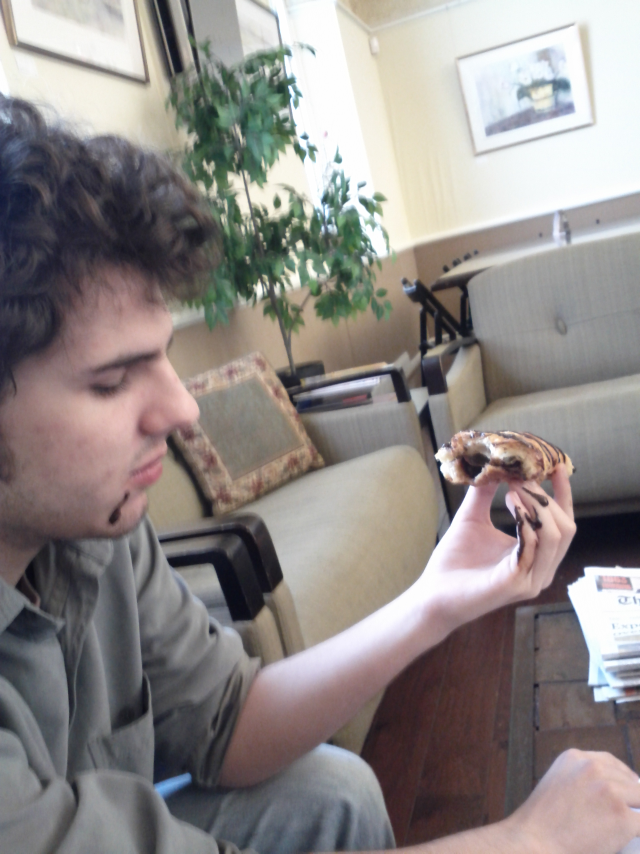
#> input picture martin_face.jpg, 1920 x 2560 px (shown at 1/3 size)
$ python -i distance_determiner.py   (imports and definitions only)
#> lines starting #> are read from the running program, lines starting #| are printed output that depends on the picture; after the words box and inside, x2 and y2 are one past the last pixel; in counts of white or black regions, pixels touching at a corner belong together
#> further down, picture is the input picture: shape (2560, 1920, 3); mean B, G, R 134.9, 136.7, 142.7
#http://www.computervisiononline.com/blog/tutorial-using-camshift-track-objects-video
import numpy as np
import argparse
import cv2

def find_marker(image):
    gray = cv2.cvtColor(image, cv2.COLOR_BGR2GRAY)
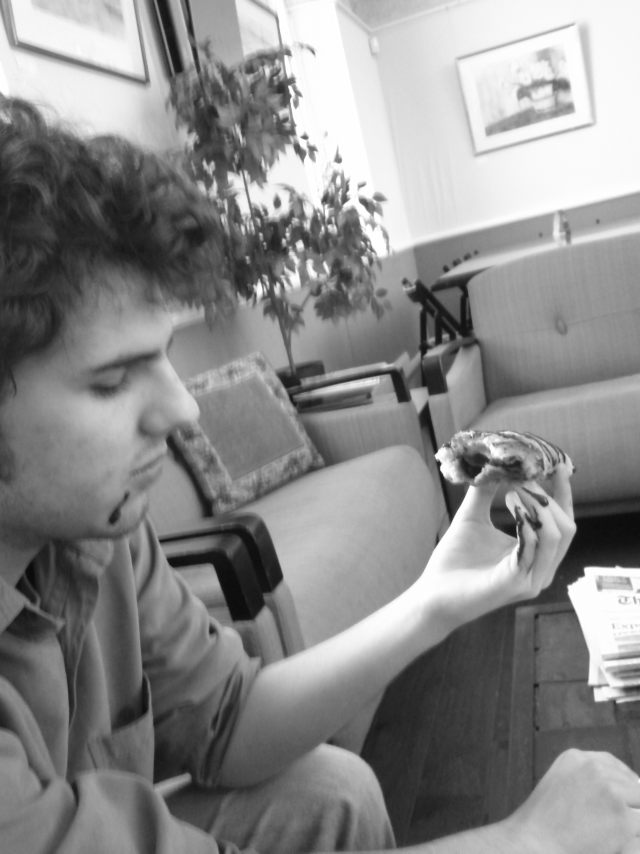
#> gray: shape (2560, 1920) (shown at 1/3 size); min 9, max 255, mean 138.3
    gray = cv2.GaussianBlur(gray, (5,5),0)
    edged = cv2.Canny(gray, 35, 125)
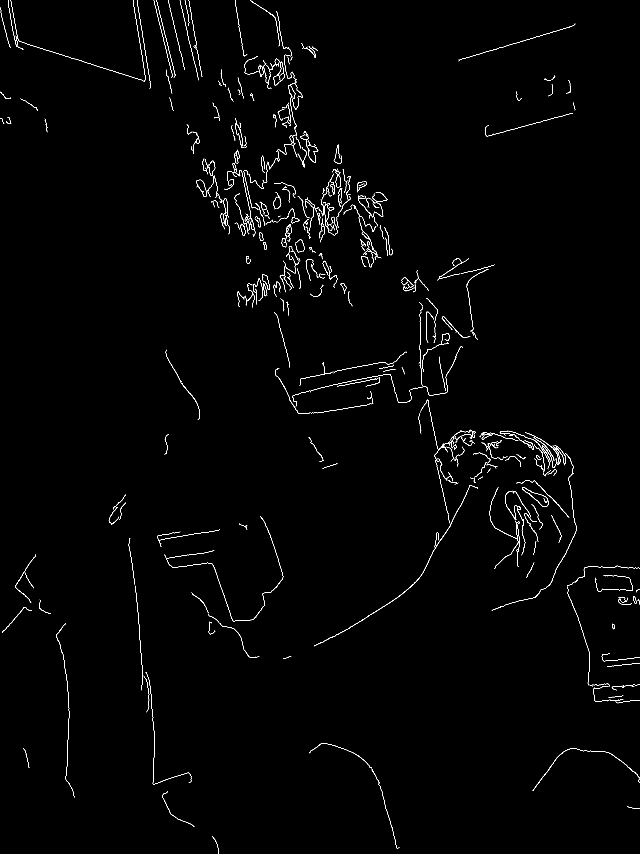
#> edged: shape (2560, 1920) (shown at 1/3 size); 0.79% white in thin lines or dots

    (cnts, _) = cv2.findContours(edged.copy(), cv2.RETR_LIST, cv2.CHAIN_APPROX_SIMPLE)
#> cnts = 527 contours, 435 with area under 20; largest, box (x1, y1, x2, y2) and area: (1096, 1455, 1434, 1855) 256, (789, 851, 802, 889) 209, (789, 851, 802, 888) 200, (777, 697, 790, 723) 200, (777, 697, 790, 723) 189
    c = max(cnts, key=cv2.contourArea)
#> c = contour of 648 points, box (x1, y1, x2, y2) (1096, 1455, 1434, 1855), area 256

    return cv2.minAreaRect(c)

def distnace_to_camera(knownWidth, focalLength, perWidth):
    return (knownWidth * focalLength) / perWidth

def main():
    ap = argparse.ArgumentParser()
    ap.add_argument("-i", "--image",
            help = "Path to the (original) image file")
    args = vars(ap.parse_args())


    if not args.get("image", False):
        img = cv2.imread("martin_face.jpg")
        img = cv2.resize(img,None,fx=.2,fy=.2,interpolation = cv2.INTER_CUBIC)
    else:
        img = cv2.imread(args["image"])

    cv2.namedWindow("frame")
    cv2.imshow("frame", img)

    key = cv2.waitKey(0) & 0xFF
    if key == ord("q"):
        cv2.destroyAllWindows()

# [2 lines not run here, left out]

>>> import cv2
>>> picture = cv2.imread('martin_face.jpg')
>>> result = find_marker(picture)
#> result = ((1276.1, 1667.8), (515.4, 53.06), -51.84)

$ run again, on audrey.jpg
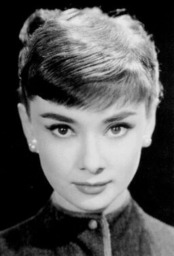
#> input picture audrey.jpg, 174 x 256 px
#> picture is the input picture: shape (256, 174, 3); min 0, max 234, mean 87.2
#> in find_marker, `gray = cv2.GaussianBlur(gray, (5,5),0)`:
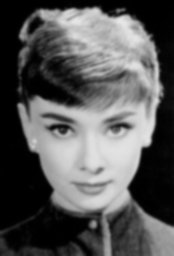
#> gray: shape (256, 174); min 0, max 230, mean 87.2
#> in find_marker, `edged = cv2.Canny(gray, 35, 125)`:
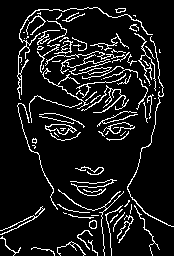
#> edged: shape (256, 174); 10.1% white in thin lines or dots
#> cnts = 100 contours, 80 with area under 20; largest, box (x1, y1, x2, y2) and area: (45, 124, 77, 135) 179, (45, 124, 72, 135) 142, (17, 7, 153, 100) 112, (127, 36, 174, 227) 53, (81, 85, 129, 113) 51
#> c = contour of 33 points, box (x1, y1, x2, y2) (45, 124, 77, 135), area 179
#> result = ((60.5, 129), (10, 31), -90)

$ run again, on bksomels.jpg
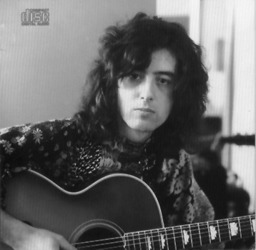
#> input picture bksomels.jpg, 256 x 250 px
#> picture is the input picture: shape (250, 256, 3); min 12, max 246, mean 103.3
#> in find_marker, `gray = cv2.GaussianBlur(gray, (5,5),0)`:
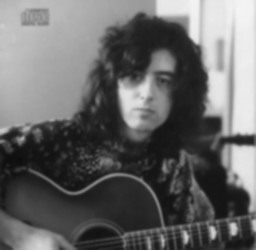
#> gray: shape (250, 256); min 14, max 244, mean 103.3
#> in find_marker, `edged = cv2.Canny(gray, 35, 125)`:
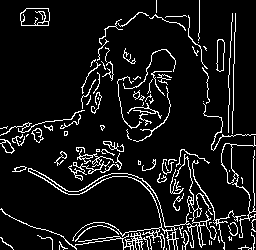
#> edged: shape (250, 256); 8.8% white in thin lines or dots
#> cnts = 138 contours, 109 with area under 20; largest, box (x1, y1, x2, y2) and area: (28, 154, 217, 250) 917, (20, 8, 50, 26) 464, (20, 8, 50, 26) 410, (28, 168, 149, 195) 367, (221, 136, 256, 238) 348
#> c = contour of 770 points, box (x1, y1, x2, y2) (28, 154, 217, 250), area 917
#> result = ((122.5, 206.8), (181.8, 94.15), -5.13)
